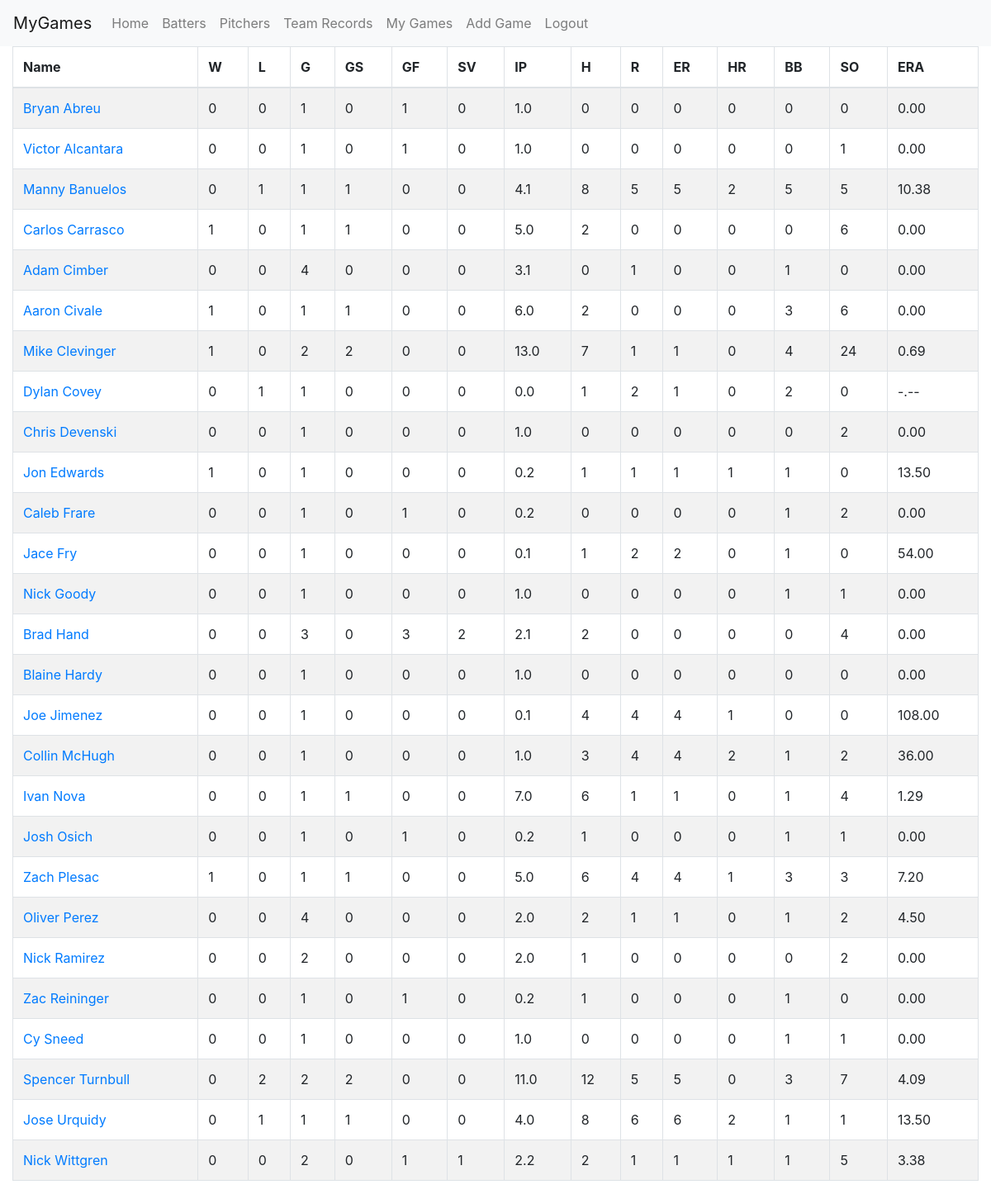
Page /pitcherstats (signed in) on the earlier database version.
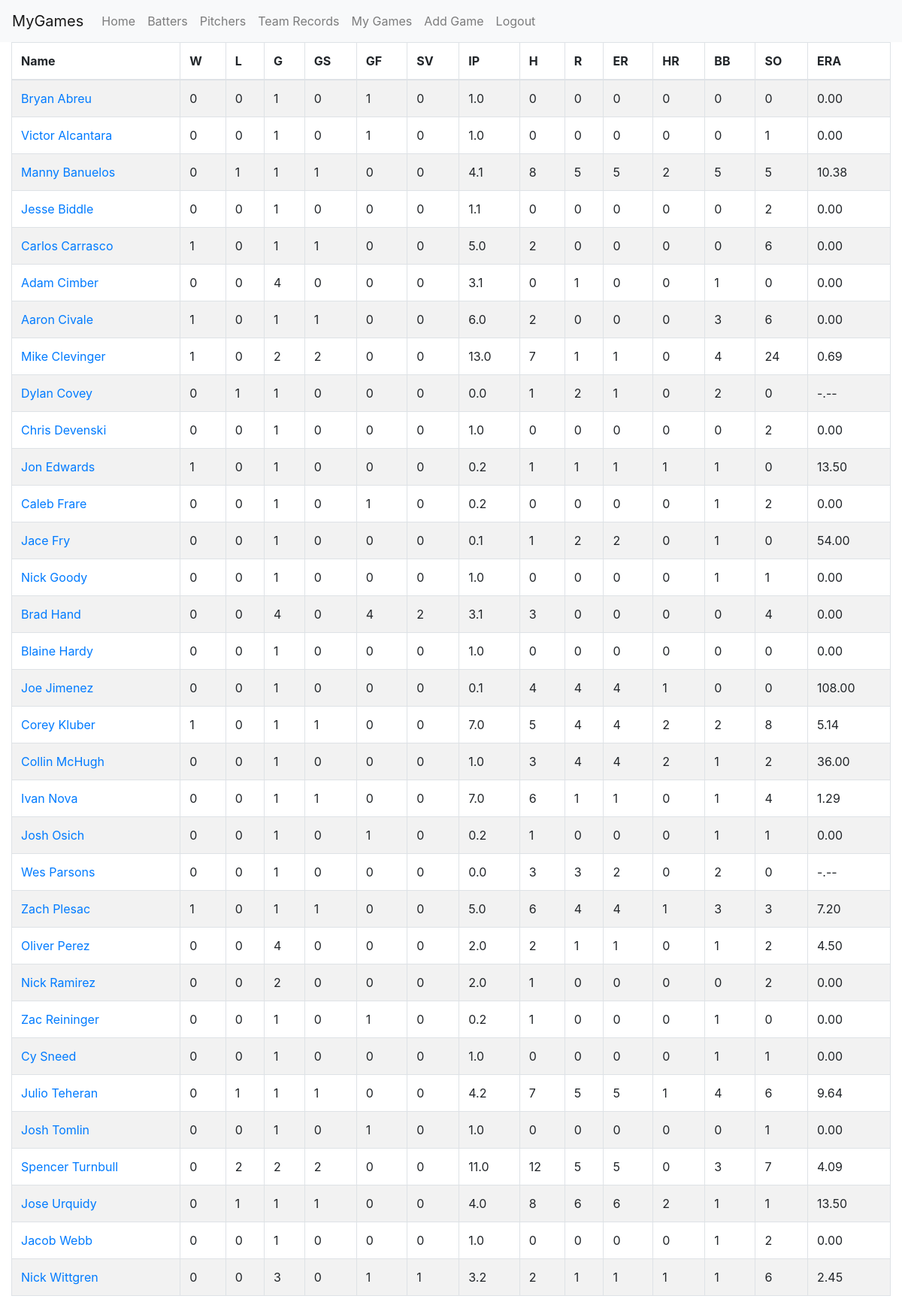
Same page on the later database version.
### app/models.py (models this page shows)
class PitchGame(db.Model):
	id = db.Column(db.Integer, primary_key=True)
	game_pk = db.Column(db.Integer, db.ForeignKey('game_data.game_pk'), index=True)
	pitcher_id = db.Column(db.Integer, db.ForeignKey('player_data.id'), index=True)
	w = db.Column(db.Integer)
	losses = db.Column(db.Integer)
	gs = db.Column(db.Integer)
	gf = db.Column(db.Integer)
	sv = db.Column(db.Integer)
	h = db.Column(db.Integer)
	r = db.Column(db.Integer)
	er = db.Column(db.Integer)
	hr = db.Column(db.Integer)
	bb = db.Column(db.Integer)
	so = db.Column(db.Integer)
	outs = db.Column(db.Integer)

class PlayerData(db.Model):
	id = db.Column(db.Integer, primary_key=True)
	name = db.Column(db.String(64), index=True)
	sort_name = db.Column(db.String(64), index=True)

### app/routes.py (the view)
@app.route('/pitcherstats')
@login_required
def pitcher_stats():
	pitchers = dbhandler.get_cum_pitcher_stats(current_user.id)
	players = sorted(pitchers.items(), key=lambda x: x[1]['sortname'])
	return render_template("pitch_stats.html", players=players)

### app/models.py (called while the page is built)
@login.user_loader
def load_user(id):
	return User.query.get(int(id))

### app/templates/pitch_stats.html
{% extends "sort_table.html" %}
{% block app_content %}
<table id="pitchers"
       class="table table-striped table-bordered sort-table"
       data-order='[[0, "asc"]]'>
	<thead>
		<tr>
			<th>Name</th>
			<th>W</th>
			<th>L</th>
			<th>G</th>
			<th>GS</th>
			<th>GF</th>
			<th>SV</th>
			<th>IP</th>
			<th>H</th>
			<th>R</th>
			<th>ER</th>
			<th>HR</th>
			<th>BB</th>
			<th>SO</th>
			<th>ERA</th>
		</tr>
	</thead>
	<tbody>
		{% for player in players %}
		<tr>
			<td data-order="{{ player[1]['sortname'] }}">
				<a href="{{ url_for('pitcher_games', player_id=player[0]) }}">
					{{ player[1]['name'] }}
				</a>
			</td>
			<td>{{ player[1]['w'] }}</td>
			<td>{{ player[1]['losses'] }}</td>
			<td>{{ player[1]['g'] }}</td>
			<td>{{ player[1]['gs'] }}</td>
			<td>{{ player[1]['gf'] }}</td>
			<td>{{ player[1]['sv'] }}</td>
			<td>{{ player[1]['ip'] }}</td>
			<td>{{ player[1]['h'] }}</td>
			<td>{{ player[1]['r'] }}</td>
			<td>{{ player[1]['er'] }}</td>
			<td>{{ player[1]['hr'] }}</td>
			<td>{{ player[1]['bb'] }}</td>
			<td>{{ player[1]['so'] }}</td>
			<td {% if player[1]['era'] == '-.--' %} data-order="-1"{% endif %}>{{ player[1]['era'] }}</td>
		</tr>
		{% endfor %}
	</tbody>
</table>
{% endblock %}

### app/templates/sort_table.html (shortened to what this page needs)
{% extends "base.html" %}
{% block styles %}
	{{ super() }}
	<link rel="stylesheet" type="text/css" href="https://cdn.datatables.net/1.10.19/js/dataTables.bootstrap4.min.js">
	<link rel="stylesheet" type="text/css" href="https://cdn.datatables.net/1.10.19/css/dataTables.bootstrap4.min.css">
{% endblock %}

### app/templates/base.html (shortened to what this page needs)
<!DOCTYPE html>
<html>
	<head>
		{% block styles %}
			<link rel="stylesheet" href="https://stackpath.bootstrapcdn.com/bootstrap/4.3.1/css/bootstrap.min.css">
		{% endblock styles %}
	</head>
	<body>
		{% block navbar %}
		    <nav class="navbar navbar-expand-md navbar-light bg-light">
		        <a class="navbar-brand" href="#">MyGames</a>
		        <div class="collapse navbar-collapse justify-content-between" id="navbar1">
		            <ul class="navbar-nav">
		                <li class="nav-item">
		                    <a class="nav-link" href="{{ url_for('index') }}">Home</a>
		                </li>
		                {% if current_user.is_anonymous %}
		                    <li class="nav_item">
		                        <a class="nav-link" href="{{ url_for('login') }}">Log In</a>
		                    </li>
		                {% else %}
		                    <li class="nav-item">
		                        <a class="nav-link" href="{{ url_for('batter_stats') }}">Batters</a>
		                    </li>
		                    <li class="nav-item">
		                        <a class="nav-link" href="{{ url_for('pitcher_stats') }}">Pitchers</a>
		                    </li>
		                    <li class="nav-item">
		                        <a class="nav-link" href="{{ url_for('team_records') }}">Team Records</a>
		                    </li>
		                    <li class="nav-item">
		                        <a class="nav-link" href="{{ url_for('list_games') }}">My Games</a>
		                    </li>
		                    <li class="nav-item">
		                        <a class="nav-link" href="{{ url_for('choose_date') }}">Add Game</a>
		                    </li>
		                    <li class="nav-item">
		                        <a class="nav-link" href="{{ url_for('logout') }}">Logout</a>
		                    </li>
		                {% endif %}
		            </ul>
		        </div>
		    </nav>
		{% endblock navbar %}
		{% block content %}
		    <div class="container-fluid">
		        {% block app_content %}{% endblock %}
		    </div>
		{% endblock content %}
	</body>
</html>

Differences in the rows shown:
added PitchGame: name "Jesse Biddle", player "0", player "1", player "1.1", so "2", player "0.00"
computed for PitchGame "Brad Hand": player "3" → "4"; player "2.1" → "3.1"; player "2" → "3"
added PitchGame: name "Corey Kluber", player "1", player "0", player "7.0", h "5", player "4", player "2", so "8", player "5.14"
added PitchGame: name "Wes Parsons", player "0", player "1", player "0.0", player "3", player "2", player "-.--"
added PitchGame: name "Julio Teheran", player "0", player "1", player "4.2", h "7", player "5", bb "4", so "6", player "9.64"
added PitchGame: name "Josh Tomlin", player "0", player "1", player "1.0", player "0.00"
added PitchGame: name "Jacob Webb", player "0", bb "1", player "1.0", so "2", player "0.00"
computed for PitchGame "Nick Wittgren": so "2" → "3"; player "2.2" → "3.2"; player "5" → "6"; player "3.38" → "2.45"
